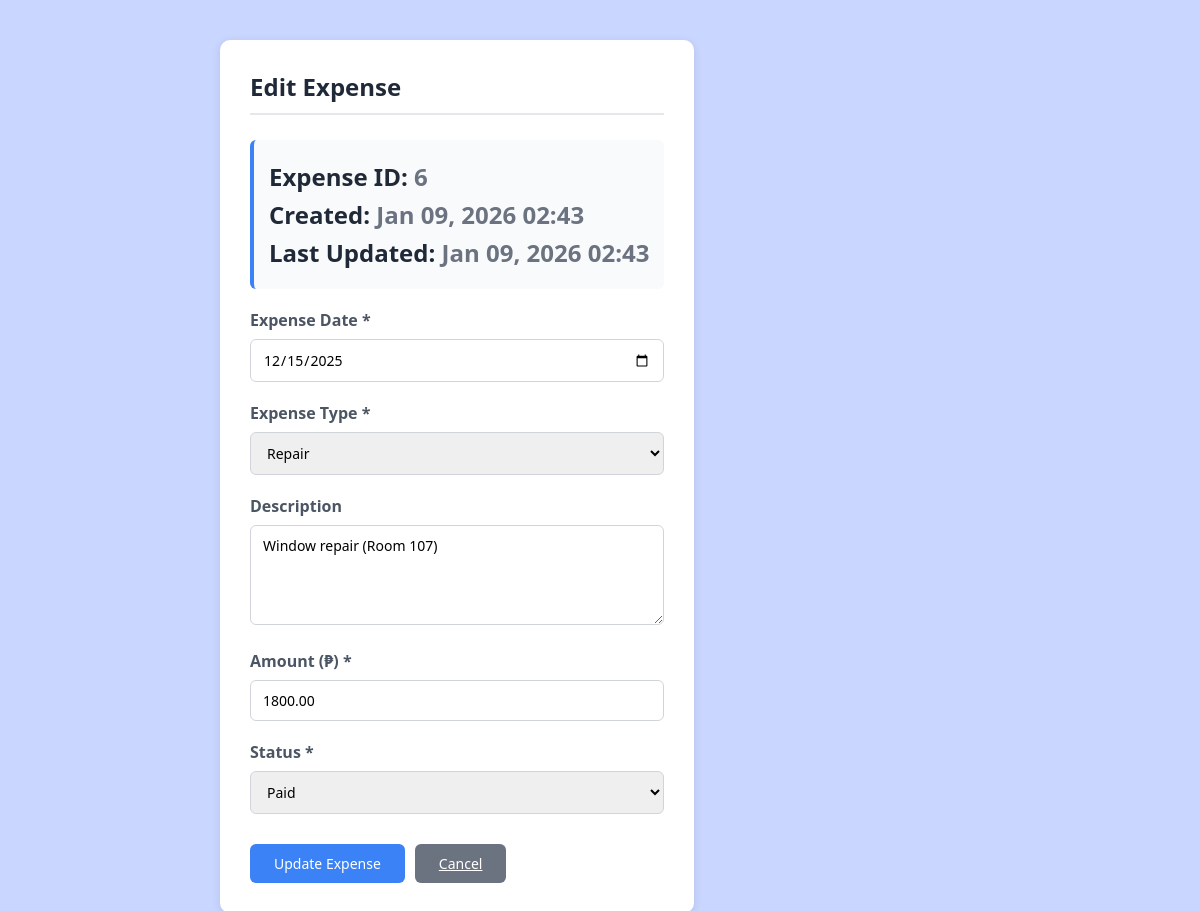
/boarding/bording/edit_expense.php?id=6 (signed in), run on the app's committed database.
### tables this page shows
CREATE TABLE `expenses` (
  `expense_id` int(11) NOT NULL,
  `expense_date` date NOT NULL,
  `expense_type` varchar(50) NOT NULL,
  `description` text DEFAULT NULL,
  `amount` decimal(10,2) NOT NULL,
  `status` enum('Paid','Pending') DEFAULT 'Pending',
  `created_at` timestamp NOT NULL DEFAULT current_timestamp(),
  `updated_at` timestamp NOT NULL DEFAULT current_timestamp() ON UPDATE current_timestamp()
);

### boarding/bording/edit_expense.php (the view, shortened to what this page needs)
<?php
include "db.php";
$expense_id = isset($_GET['id']) ? (int)$_GET['id'] : 0;
$expense = null;
if ($expense_id > 0) {
    $stmt = $conn->prepare("SELECT * FROM expenses WHERE expense_id = ?");
    $stmt->bind_param("i", $expense_id);
    $stmt->execute();
    $result = $stmt->get_result();
    $expense = $result->fetch_assoc();
} else {
    $message = "Invalid expense ID!";
    $message_type = "error";
}
?>
<!DOCTYPE html>
<html lang="en">
<head>
    <link rel="stylesheet" href="dash.css">
</head>
<body>
<div class="container">
    <?php if ($expense): ?>
    <div class="card">
        <h2>Edit Expense</h2>
        <div class="expense-info">
            <p><strong>Expense ID:</strong> <?php echo $expense['expense_id']; ?></p>
            <p><strong>Created:</strong> <?php echo date('M d, Y H:i', strtotime($expense['created_at'])); ?></p>
            <p><strong>Last Updated:</strong> <?php echo date('M d, Y H:i', strtotime($expense['updated_at'])); ?></p>
        </div>
        <form method="POST" action="">
            <div class="form-group">
                <label for="expense_date">Expense Date *</label>
                <input type="date" id="expense_date" name="expense_date"
                       class="form-control"
                       value="<?php echo htmlspecialchars($expense['expense_date']); ?>"
                       required>
            </div>
            <div class="form-group">
                <label for="expense_type">Expense Type *</label>
                <select id="expense_type" name="expense_type" class="form-control" required>
                    <option value="Repair" <?php echo ($expense['expense_type'] == 'Repair') ? 'selected' : ''; ?>>Repair</option>
                </select>
            </div>
            <div class="form-group">
                <label for="description">Description</label>
                <textarea id="description" name="description"
                          class="form-control"
                          placeholder="Enter expense description"><?php echo htmlspecialchars($expense['description']); ?></textarea>
            </div>
            <div class="form-group">
                <label for="amount">Amount (₱) *</label>
                <input type="number" id="amount" name="amount"
                       class="form-control"
                       step="0.01"
                       min="0"
                       placeholder="Enter amount"
                       value="<?php echo htmlspecialchars($expense['amount']); ?>"
                       required>
            </div>
            <div class="form-group">
                <label for="status">Status *</label>
                <select id="status" name="status" class="form-control" required>
                    <option value="Paid" <?php echo ($expense['status'] == 'Paid') ? 'selected' : ''; ?>>Paid</option>
                </select>
            </div>
            <div class="action-buttons">
                <button type="submit" class="btn btn-primary">Update Expense</button>
                <a href="expenses.php" class="btn btn-secondary">Cancel</a>
            </div>
        </form>
    </div>
    <?php endif; ?>
</div>
</body>
</html>

### boarding/bording/dash.css (style rules this page uses)
* { margin: 0; padding: 0; box-sizing: border-box; font-family: 'Segoe UI', Tahoma, Geneva, Verdana, sans-serif; }
body { background-color: #c9d6ff; color: #333; }
.container { display: flex; min-height: 100vh; }
.card { background: #fff; padding: 20px; border-radius: 10px; box-shadow: 0 4px 10px rgba(0,0,0,0.05); }
.card p { font-size: 24px; font-weight: bold; color: #111827; }

### boarding/bording/edit_expense.php (style rules this page uses)
.container { max-width: 800px; margin: 0 auto; padding: 20px; }
.card { background-color: #fff; padding: 30px; border-radius: 10px; box-shadow: 0 2px 10px rgba(0,0,0,0.1); margin-top: 20px; }
.card h2 { margin-top: 0; margin-bottom: 25px; color: #1f2937; border-bottom: 2px solid #e5e7eb; padding-bottom: 10px; }
.form-group { margin-bottom: 20px; }
label { display: block; margin-bottom: 8px; font-weight: 600; color: #4b5563; }
.form-control { width: 100%; padding: 10px 12px; border: 1px solid #d1d5db; border-radius: 6px; font-size: 14px; transition: border-color 0.3s; }
textarea.form-control { min-height: 100px; resize: vertical; }
.btn { padding: 10px 24px; border: none; border-radius: 6px; cursor: pointer; font-weight: 500; font-size: 14px; transition: background-color 0.3s; }
.btn-primary { background-color: #3b82f6; color: white; }
.btn-secondary { background-color: #6b7280; color: white; margin-left: 10px; }
.action-buttons { display: flex; justify-content: flex-start; margin-top: 30px; }
.expense-info { background-color: #f9fafb; padding: 15px; border-radius: 6px; margin-bottom: 20px; border-left: 4px solid #3b82f6; }
.expense-info p { margin: 5px 0; color: #6b7280; }
.expense-info strong { color: #1f2937; }

### data on the page
expenses: expense_id "6", created_at "Jan 09, 2026 02:43", updated_at "Jan 09, 2026 02:43", expense_date "12/15/2025", expense_type "Repair", description "Window repair (Room 107)", amount "1800.00", status "Paid"
